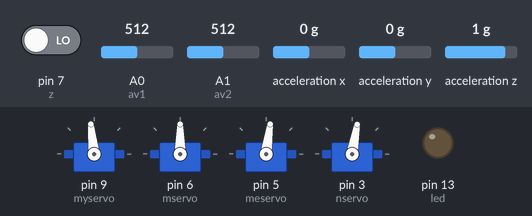
This sketch was run on a simulated Arduino Uno, built for the host (arithmetic inside an expression is 32-bit, double 64-bit). Shown: 4 × servo, output pins drawn as LEDs (lit = HIGH). The test bench sets the inputs (shaded band); at power-on: acceleration y 0 g, A0 (av1) = 512, A1 (av2) = 512, pin 7 (z) LOW, acceleration x 0 g, acceleration z 1 g.

Above: at 1.2 s.
1.3 s: acceleration y set to -1.4 g
At 2.1 s:
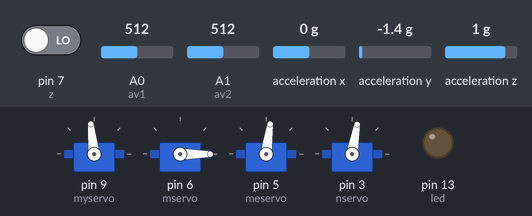
2.8 s: A0 (av1) set to 528
At 3.7 s:
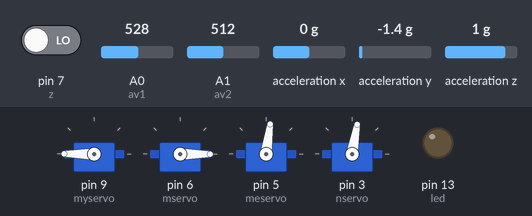
4.3 s: A1 (av2) set to 716
At 5.4 s:
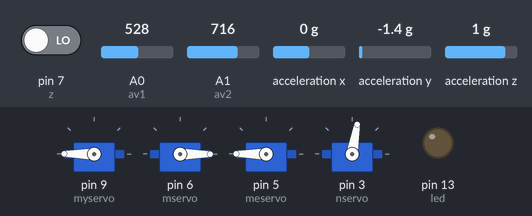
5.8 s: pin 7 (z) driven HIGH
At 7.0 s:
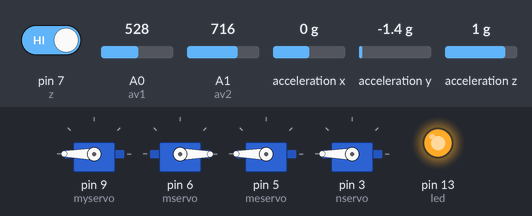
7.3 s: acceleration y set to 0 g
At 8.3 s:
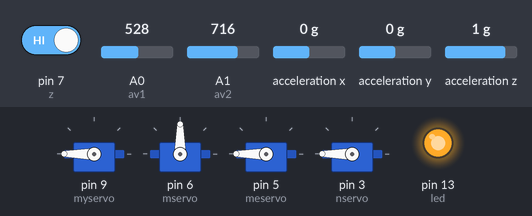
8.8 s: A0 (av1) set to 306
At 9.1 s:
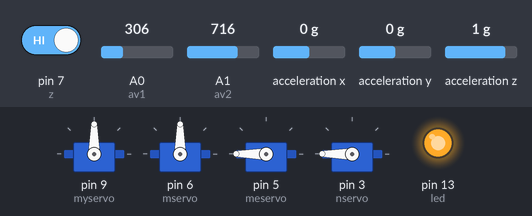
Timing chart, 0 to 11.3 s (numbered marks = the images above; inputs shaded):
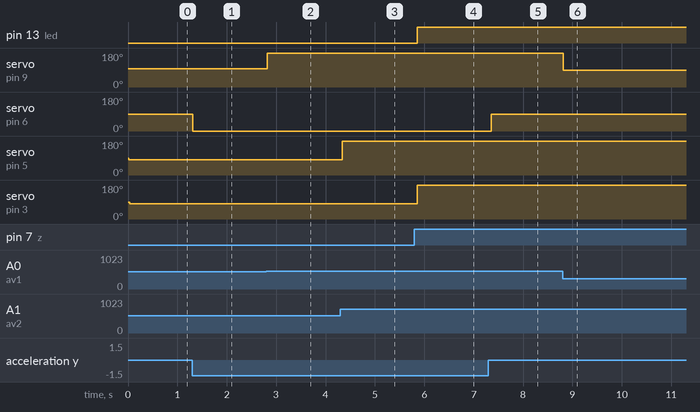

The sketch:

roboarmngrip.ino
```cpp
#include "CurieIMU.h"
#include <Servo.h>
int pos1;
int a,b;
Servo nservo;
const int z = 7;     // the number of the pushbutton pin
// variables will change:
int bState = 0;
Servo myservo;
Servo mservo;
Servo meservo;
int pos,pos2;
int av1=A0;
int av2=A1;
int led =13;
int lastval,lval,lv;
void setup()
{
  //Serial.begin(9600); // initialize Serial communication   // wait for the serial port to open
  lv=90;
  lastval=90;
  lval=90;
  pinMode(led,OUTPUT);
  // initialize device
  //Serial.println("Initializing IMU device...");
  CurieIMU.begin();
  // Set the accelerometer range to 2G
  CurieIMU.setAccelerometerRange(2);
  myservo.attach(9);  // attaches the servo on pin 9 to the servo object
  mservo.attach(6);
  meservo.attach(5);
  nservo.attach(3);
  // initialize the LED pin as an output:
  // initialize the pushbutton pin as an input:
  pinMode(z, INPUT);
}

void loop()
{
  int axRaw, ayRaw, azRaw;         // raw accelerometer values
  // read raw accelerometer measurements from device
  CurieIMU.readAccelerometer(axRaw, ayRaw, azRaw);
  a=analogRead(av1);
  b=analogRead(av2);
  // convert the raw accelerometer data to G's
  pos=map(ayRaw,-16384,16384,0,180);
  pos=max(pos,0);
  pos=min(pos,180);
  if (lastval-pos>3 || pos-lastval>3)  //CHECK THIS DEGREE IN FINAL OPTIMISATION LOWER TO 4
  {
    lastval=pos;
    //Serial.print("shoulder");
    //Serial.println(pos);
    mservo.write(pos);              // tell servo to go to position in variable 'pos'
    delay(15);
  }
  pos1=map(a,400,610,0,180);
  pos1=max(pos1,0);
  pos1=min(pos1,180);
  if (lval-pos1>3 || pos1-lval>3)
  {
    if (pos1-pos>=0)
    {
      //Serial.print("1case ");
      //Serial.println(pos1-pos+90);
      lval=pos1;
      myservo.write(max((pos1-pos+90),90));              // tell servo to go to position in variable 'pos'
      delay(15);
    }
    else if (pos-pos1>0)
    {
      //Serial.print("2case ");
      //Serial.println(pos1+pos-90);
      lval=pos1;
      myservo.write(max((pos1+pos-90),90));              // tell servo to go to position in variable 'pos'
      delay(15);
    }
  }
  pos2=map(b,420,620,0, 180);
  pos2=max(pos2,0);
  pos2=min(pos2,180);
  if (lv-pos2>5 || pos2-lv>5)  //CHECK THIS DEGREE IN FINAL OPTIMISATION LOWER TO 4
  {
    lv=pos2;
    meservo.write(pos2);              // tell servo to go to position in variable 'pos'
    delay(15);
  }
  bState = digitalRead(z);
  // check if the pushbutton is pressed.
  // if it is, the buttonState is HIGH:
  if (bState == HIGH)
  {
    // turn LED on:
    digitalWrite(led,HIGH);
    nservo.write(180);              // tell servo to go to position in variable 'pos'
    delay(15);
   }
  else //if (bState==LOW)
  {
    // turn LED off:
    digitalWrite(led,LOW);
    nservo.write(80);              // tell servo to go to position in variable 'pos'
    delay(15);                       // waits 15ms for the servo to reach the position
  }
  //Serial.println(pos2);
  delay(40);                    //CHECK THIS TOO REDUCE OR REMOVE TO STABALIZE MAX
 }
  // since we are using 2G range
  // -2g maps to a raw value of -32768
  // +2g maps to a raw value of 32767
```

Measured:
- the behaviour switches between 516 and 517 on A0 (av1) (found by bisection; images 1 and 2)
- after the input at 1.3 s, servo on pin 6 (mservo): 90° → 0° at once
- after the input at 2.8 s, servo on pin 9 (myservo): 96° → 180° at once
- after the input at 4.3 s, servo on pin 5 (meservo): 82° → 180° at once
- after the input at 5.8 s, pin 13 (led): LOW → HIGH after 0.05 s; servo on pin 3 (nservo): 80° → 180° after 0.05 s
- after the input at 7.3 s, servo on pin 6 (mservo): 0° → 90° after 0.05 s
- after the input at 8.8 s, servo on pin 9 (myservo): 180° → 90° at once
